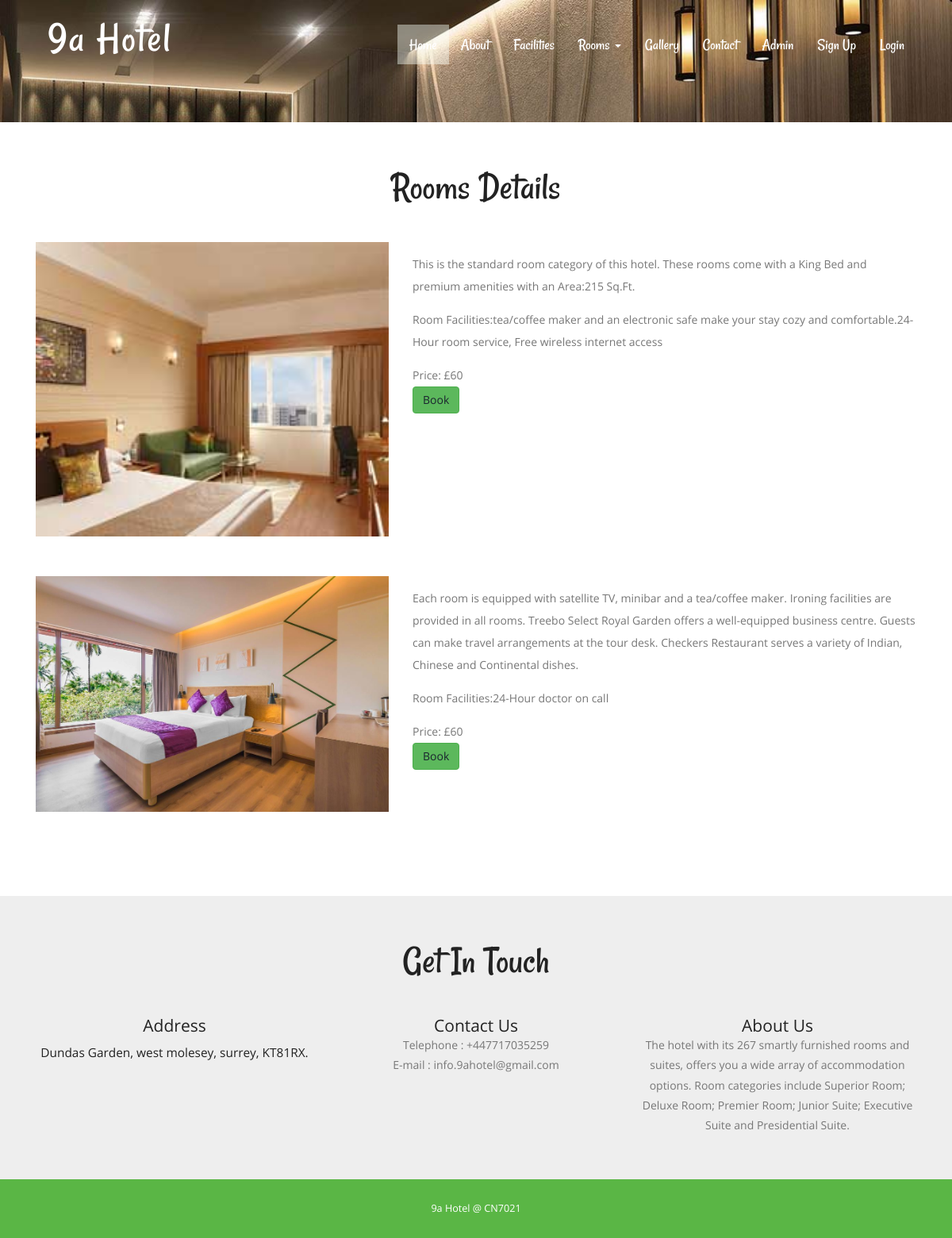
Screenshot of /category-details.php?catid=1 with the database file from the repository.
### tables this page shows
CREATE TABLE `tblroom` (
  `ID` int(10) NOT NULL,
  `RoomType` int(10) DEFAULT NULL,
  `RoomName` varchar(200) DEFAULT NULL,
  `MaxAdult` int(5) DEFAULT NULL,
  `MaxChild` int(5) DEFAULT NULL,
  `RoomDesc` mediumtext DEFAULT NULL,
  `NoofBed` int(5) DEFAULT NULL,
  `Image` varchar(200) DEFAULT NULL,
  `RoomFacility` varchar(200) DEFAULT NULL,
  `CreationDate` timestamp NULL DEFAULT current_timestamp()
);

CREATE TABLE `tblcategory` (
  `ID` int(10) NOT NULL,
  `CategoryName` varchar(120) DEFAULT NULL,
  `Description` mediumtext DEFAULT NULL,
  `Price` int(5) NOT NULL,
  `Date` timestamp NULL DEFAULT current_timestamp()
);

CREATE TABLE `tblpage` (
  `ID` int(10) NOT NULL,
  `PageType` varchar(120) DEFAULT NULL,
  `PageTitle` varchar(200) DEFAULT NULL,
  `PageDescription` mediumtext DEFAULT NULL,
  `Email` varchar(120) DEFAULT NULL,
  `MobileNumber` bigint(10) DEFAULT NULL,
  `UpdationDate` timestamp NULL DEFAULT NULL ON UPDATE current_timestamp()
);

### category-details.php (the view, shortened to what this page needs)
<?php
include('includes/dbconnection.php');
?>
<!DOCTYPE HTML>
<html>
<head>
<link href="css/bootstrap.css" rel="stylesheet" type="text/css" media="all">
<link href="css/style.css" rel="stylesheet" type="text/css" media="all" />
<link rel="stylesheet" href="css/lightbox.css">
</head>
<body>
			<div class="header head-top">
				<div class="container">
				<?php include_once('includes/header.php');?>
		</div>
</div>
			<div class="content">
					<div class="room-section">
						<div class="container">
						<h2>Rooms Details</h2>
							<div class="room-grids">
								<?php
								$cid=intval($_GET['catid']);
$sql="SELECT tblroom.*,tblroom.id as rmid , tblcategory.Price,tblcategory.ID,tblcategory.CategoryName from tblroom
join tblcategory on tblroom.RoomType=tblcategory.ID
where tblroom.RoomType=:cid";
$query = $dbh -> prepare($sql);
$query-> bindParam(':cid', $cid, PDO::PARAM_STR);
$query->execute();
$results=$query->fetchAll(PDO::FETCH_OBJ);
$cnt=1;
if($query->rowCount() > 0)
{
foreach($results as $row)
{               ?>
							<div class="room1">
								<div class="col-md-5 room-grid" style="padding-bottom: 50px">
								<a href="#" class="mask">
									<img src="admin/images/<?php echo $row->Image;?>" class=" mask img-responsive zoom-img" alt="" /></a>
								</div>
								<div class="col-md-7 room-grid1">
									<p><?php  echo htmlentities($row->RoomDesc);?></p>
									<p>Room Facilities:<?php  echo htmlentities($row->RoomFacility);?></p>
									<p>Price: £<?php  echo htmlentities($row->Price);?></p>
									<button class="btn btn-success"><a href="book-room.php?rmid=<?php echo $row->rmid;?>">Book</a></button>
								</div>
								<div class="clearfix"></div>
							</div><?php $cnt=$cnt+1;}} ?>
						</div>
					</div>
				</div>
				<?php include_once('includes/getintouch.php');?>
			</div>
				<?php include_once('includes/footer.php');?>
</body>
</html>

### includes/getintouch.php
<div class="touch-section">
					<div class="container">
						<h3>get in touch</h3>
						<div class="touch-grids">
							<?php
$sql="SELECT * from tblpage where PageType='contactus'";
$query = $dbh -> prepare($sql);
$query->execute();
$results=$query->fetchAll(PDO::FETCH_OBJ);
$cnt=1;
if($query->rowCount() > 0)
{
foreach($results as $row)
{               ?>
							<div class="col-md-4 touch-grid">
								<h4>address</h4>
								<h5><?php  echo htmlentities($row->PageDescription);?></h5>
							</div>
							<div class="col-md-4 touch-grid">
								<h4>Contact Us</h4>
								<p>Telephone : +<?php  echo htmlentities($row->MobileNumber);?></p>
							<p>E-mail : <?php  echo htmlentities($row->Email);?></p>
							</div><?php $cnt=$cnt+1;}} ?>
							<div class="col-md-4 touch-grid">
								<?php
$sql="SELECT * from tblpage where PageType='aboutus'";
$query = $dbh -> prepare($sql);
$query->execute();
$results=$query->fetchAll(PDO::FETCH_OBJ);
$cnt=1;
if($query->rowCount() > 0)
{
foreach($results as $row)
{               ?>
							<h4><?php  echo htmlentities($row->PageTitle);?></h4>
								<p><?php  echo htmlentities($row->PageDescription);?></p>
							</div><?php $cnt=$cnt+1;}} ?>
							<div class="clearfix"></div>
						</div>
					</div>
					</div>

### css/style.css (style rules this page uses)
body a { transition:0.5s all; -webkit-transition:0.5s all; -moz-transition:0.5s all; -o-transition:0.5s all; -ms-transition:0.5s all; }
h1,h2,h3,h4,h5,h6 { padding:0 0; margin:0 0; }
p { padding:0 0; margin:0 0; }
body { padding:0 0; margin:0 0; font-family: 'OpenSans-Regular' }
.header { background:url(../images/banner1.jpg) no-repeat 0px 0px; background-size:cover; -webkit-background-size: cover; -moz-background-size: cover; -o-background-size: cover; -ms-background-size: cover; min-height:764px; padding-bottom: 4em; }
.touch-section { padding: 4em 0; text-align: center; background-color: #eee; }
.touch-grids { margin-top: 3em; }
.touch-grid h4 { font-size: 1.5em; color: #222; text-transform: capitalize; }
.touch-section h3 { font-size: 3.5em; text-transform: capitalize; font-family: 'Rancho-Regular'; color: #222; }
.touch-grid h5 { font-size: 1.1em; padding: 1em 0; color: #222; }
.touch-grid p { font-size: 1em; line-height: 1.8em; color: #777; }
.head-top { min-height: 115px !important; }
.room-section { padding: 4em 0; }
.room-grids { margin-top: 3em; }
.room-section h2 { font-size: 3.5em; text-transform: capitalize; font-family: 'Rancho-Regular'; color: #222; text-align: center; }
.room-grid img { width: 100%; }
.room-grid1 p { font-size: 1em; color: #777; line-height:2em; margin: 1em 0 0em; }
a.mask { text-decoration: none; overflow: hidden; display: block; }
img.zoom-img { -webkit-transform: scale(1, 1); -webkit-transition-timing-function: ease-out; -webkit-transition-duration: 250ms; -moz-transform: scale(1, 1); -moz-transition-timing-function: ease-out; -moz-transition-duration: 250ms; }
@media (max-width:1440px) { .header { min-height: 679px; } }
@media (max-width:1366px) { .header { min-height: 652px; } }
@media (max-width:1280px) { .header { min-height: 602px; } }

### css/lightbox.css (style rules this page uses)
body:after { display: none; }

### rows the page displays
tblroom: Image (picture), RoomDesc "This is the standard room category of this hotel. These rooms come with a King Bed and premium amenities with an Area:215 Sq.Ft.", RoomFacility "tea/coffee maker and an electronic safe make your stay cozy and comfortable.24-Hour room service, Free wireless internet access", tblcategory.Price "60"
tblroom: Image (picture), RoomDesc "Each room is equipped with satellite TV, minibar and a tea/coffee maker. Ironing facilities are provided in all rooms. Treebo Select Royal Garden offers a well-equipped business centre. Guests can make travel arrangements at the tour desk. Checkers Restaurant serves a variety of Indian, Chinese and Continental dishes.", RoomFacility "24-Hour doctor on call", tblcategory.Price "60"
tblpage: PageDescription "Dundas Garden, west molesey, surrey, KT81RX.", MobileNumber "447717035259", Email "info.9ahotel@gmail.com"
tblpage: PageTitle "About Us", PageDescription "The hotel with its 267 smartly furnished rooms and suites, offers you a wide array of accommodation options. Room categories include Superior Room; Deluxe Room; Premier Room; Junior Suite; Executive Suite and Presidential Suite."
